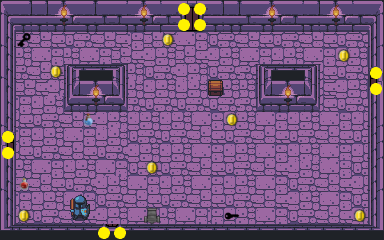

A 2D game scene composited from a Tiled map and its tileset images. What follows is a short description and the map's XML, with each tile layer's data collapsed to a summary:
An orthogonal 24x15 tile map with 16x16 px tiles, 2 tile layers (GroundLayer, ItemLayer).

<map version="1.0" tiledversion="1.1.5" orientation="orthogonal" renderorder="right-down" width="24" height="15" tilewidth="16" tileheight="16" infinite="0" nextobjectid="1">
 <tileset firstgid="1" source="dungeon_1.tsx" />
 <layer name="GroundLayer" width="24" height="15">
  <data>[360 cells, 360 non-empty, 52 distinct tile ids]</data>
 </layer>
 <layer name="ItemLayer" width="24" height="15">
  <data>[360 cells, 28 non-empty, 13 distinct tile ids]</data>
 </layer>
</map>
